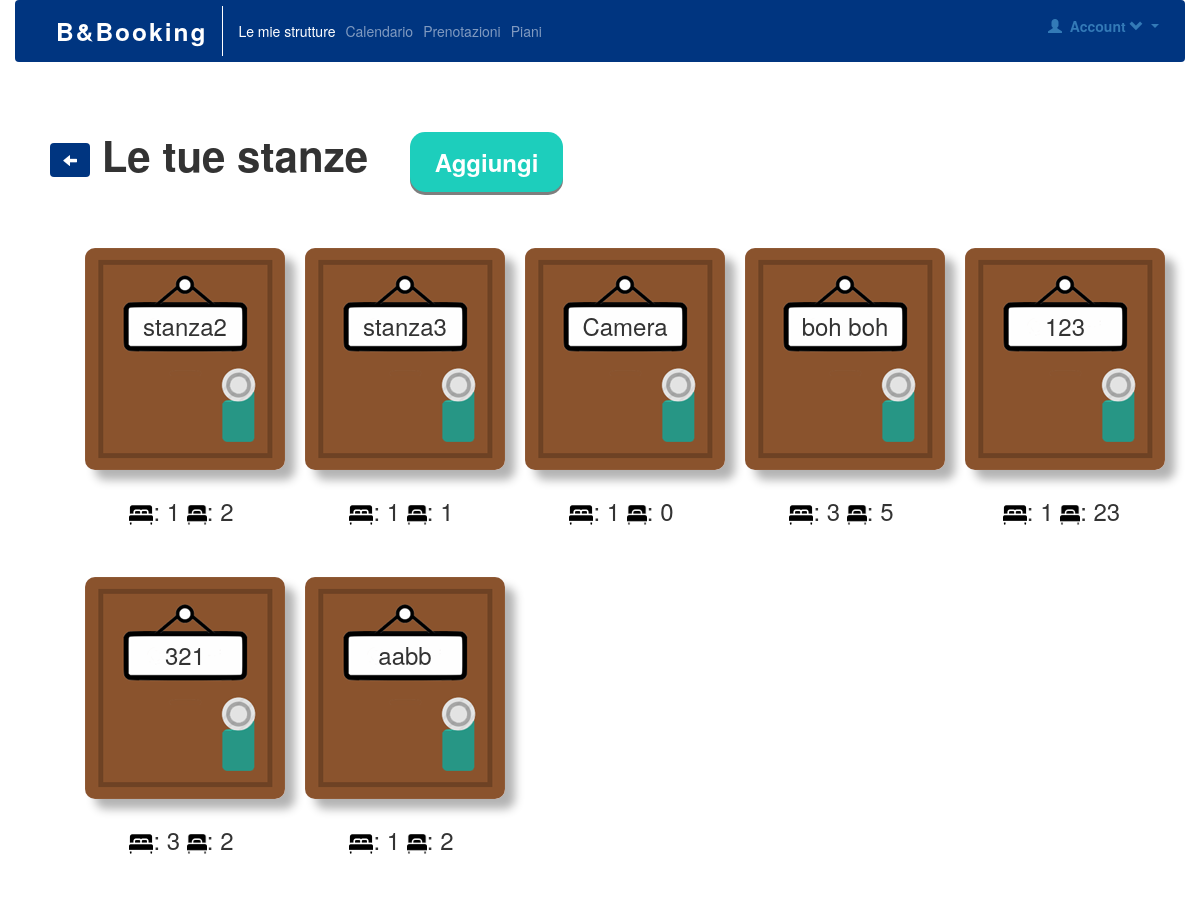
Screenshot of /stanze.php?scelta_struttura=1 (signed in) with the database file from the repository.
### tables this page shows
CREATE TABLE `stanze` (
  `stanza_id` int(10) UNSIGNED NOT NULL,
  `stanza_nome` varchar(32) NOT NULL,
  `stanza_note` varchar(500) DEFAULT NULL,
  `stanza_fkstrutturaid` int(10) UNSIGNED NOT NULL,
  `stanza_prezzo` int(4) UNSIGNED NOT NULL,
  `stanza_matrimoniali` int(1) UNSIGNED DEFAULT NULL,
  `stanza_singoli` int(1) UNSIGNED DEFAULT NULL,
  `stanza_en` tinyint(10) UNSIGNED NOT NULL
);

### aggiungiStanza.php (called while the page is built, shortened)
<?php
    require_once('init.php');
    $scelta_struttura = $_GET['scelta_struttura'];
    $stanze = getStanze($scelta_struttura, $link);
    $numerostanze = count($stanze);
?>

### getTabelle.php (called while the page is built, shortened)
<?php
function getStanze($idstruttura, $link)
{
    $stanze = array();
    $query = "SELECT * FROM stanze WHERE stanza_fkstrutturaid = $idstruttura && stanza_en=1;";
    if (!$rs = mysqli_query($link, $query))
    {
       $ret_zero = 0;
       return $ret_zero;
	}
    $i = 0;
    while ($row = mysqli_fetch_assoc($rs)) {
        $stanze[$i]['id'] = $row['stanza_id'];
        $stanze[$i]['nome'] = $row['stanza_nome'];
        $stanze[$i]['note'] = $row['stanza_note'];
        $stanze[$i]['fkstrutturaid'] = $idstruttura;
        $stanze[$i]['prezzo'] = $row['stanza_prezzo'];
        $stanze[$i]['matrimoniali'] = $row['stanza_matrimoniali'];
        $stanze[$i]['singoli'] = $row['stanza_singoli'];
        $stanze[$i]['en'] = $row['stanza_en'];
        $i++;
    }
    $ret = $stanze;
    return $ret;
}
?>

### stanze.php (the view, shortened to what this page needs)
<!DOCTYPE html>
<html lang="it">
<?php
    require_once('init.php');
    require('aggiungiStanza.php');
?>
<head>
    <link rel="stylesheet" type="text/css" href="css/navstyle.css">
    <link rel="stylesheet" type="text/css" href="css/footstyle.css">
    <link rel="stylesheet" type="text/css" href="css/style.css">
    <link href="//maxcdn.bootstrapcdn.com/bootstrap/4.1.1/css/bootstrap.min.css" rel="stylesheet" id="bootstrap-css">
    <link href="//maxcdn.bootstrapcdn.com/bootstrap/3.2.0/css/bootstrap.min.css" rel="stylesheet" type="text/css" />
</head>
<body>
<div id="wrapper">
    <div class="container-fluid">
        <nav class="navbar navbar-expand-lg navbar-dark">
            <div class="collapse navbar-collapse" id="navbarTogglerDemo02">
                <a class="navbar-brand" id="bb" style="border-right: 1px solid white">B&Booking</a>
                <ul class="navbar-nav mr-auto mt-2 mt-lg-0">
                    <li class="nav-item active">
                    <a class="nav-link" href="strutture.php">Le mie strutture</a>
                    </li>
                    <li class="nav-item">
                    <a class="nav-link" href="calendario.php">Calendario</a>
                    </li>
                    <li class="nav-item">
                    <a class="nav-link" href="prenotazioni.php">Prenotazioni</a>
                    </li>
                    <li class="nav-item">
                            <a class="nav-link" href="piano.php">Piani</a>
                        </li>
                </ul>
                <?php require('navbar.php'); ?>
    <h1 class="titolitab" style="margin-left: 50px;">
            <button type="button" class="btn" style="background-color: #003580;" onclick="location.href='strutture.php'">
                <span style="color: white;" class="glyphicon glyphicon-arrow-left"></span>
            </button>
            Le tue stanze
            <button class="button aggiungi" data-toggle="modal" data-target="#aggiungiStanze">Aggiungi</button>
            <br/><br/>
    </h1>
    <div style="float:left; margin-left: 100px; width:90% ">
        <div class="row">
            <?php
            if($stanze != NULL)
            {
                for ($i=0; $i<$numerostanze; $i++)
                {
                    if ($stanze[$i]['en'] == 1)
                    {
                        $url2 = "modificaStanza.php?scelta_struttura=$scelta_struttura&stanza_id=$scelta_stanza"; ?>
                        <div class="col-sm-">
                            <div class="casella">
                                <div class="sopra" style="background-image: url(img/porta.png);">
                                    <h3><?php echo $stanze[$i]['nome']; ?></h3>
                                </div>
                                <div class="sotto" style="text-align: center;">
                                    <span style="text-align: left;">
                                    <br/>Prezzo: €<?php echo $stanze[$i]['prezzo']; ?><br/>Note: <?php echo $stanze[$i]['note']; ?></span>
                                    <br/><br/>
                                </div>
                            </div>
                            <h3 style="text-align: center; margin-right: 27px; margin-bottom: 50px; margin-top:0px;">
                                <img src="img/doppio.png" alt="matrimoniali">: <?php echo $stanze[$i]['matrimoniali']; ?>
                                <img src="img/singolo.png" alt="singoli" height="20px">: <?php echo $stanze[$i]['singoli']; ?>
                            </h3>
                        </div>
                    <?php
                    }
                }
            }
    else
    {
        echo "&emsp;&emsp;&emsp;&emsp;&emsp;&emsp;&emsp;Aggiungi la tua prima stanza!";
    } ?>
    </div>
</div>
</div>
</body>
</html>

### navbar.php (shortened to what this page needs)
<?php
  require_once('init.php');
  $utente = getUtente($link);
?>
<ul class="nav navbar-right">
  <li class="dropdown">
    <a href="#" class="dropdown-toggle" data-toggle="dropdown">
      <span class="glyphicon glyphicon-user"></span>
      <strong>Account</strong>
      <span class="glyphicon glyphicon-chevron-down"></span>
    </a>
    <ul class="dropdown-menu">
      <li>
        <div class="navbar-login">
          <div class="row">
            <div class="col-lg-8">
              <p class="text-left"><strong><?php echo $utente[0]['nome'] ?><strong></p>
            </div>
          </div>
        </div>
      </li>
    </ul>
  </li>
</ul>
</div>
</nav>
</div>

### css/navstyle.css (style rules this page uses)
.navbar { background: #003580; }
#bb { font-weight: bold; letter-spacing: 2px; color: white; font-size: 175%; }
.navbar-login { width: 305px; padding: 10px; padding-bottom: 0px; }

### css/style.css (style rules this page uses)
body { margin: 0; padding: 0; font-family: 'Roboto', sans-serif; }
html, body { height: 100%; }
#wrapper { min-height:100%; height:auto !important; height:100%; margin:0 auto -100px; }
.titolitab { font-weight: bold; margin-left: 100px; font-size: 300%; }
.casella { width:200px; height:222px; box-shadow: rgba(0, 0, 0, 0.3) 10px 10px 10px; text-align:center; border-radius:10px; overflow:hidden; position:relative; transition:0.5s; margin-bottom:28px; font-size:18px; font-weight:650; margin-right: 20px; }
.sotto { font-weight: normal; width:100%; height:100%; position:absolute; top:0; left:0; padding:20px; padding-top: 40px; text-align:left; background-color: rgb(240, 240, 250); }
.sopra { width:100%; height: 100%; position:relative; z-index:10; padding:45px; bottom:0px; transition: all 0.5s ease; background-repeat: no-repeat; background-size: contain; }
.aggiungi { background: rgb(29, 206, 188); margin-top: 30px; margin-left: 30px; height: 60px; display: inline-block; padding: 15px 25px; font-size: 24px; cursor: pointer; text-align: center; text-decoration: none; outline: none; color: #fff; border: none; border-radius: 15px; transition: all .2s ease-in-out; box-shadow: 0 3px rgb(126, 126, 126); }

### rows the page displays
stanze: stanza_nome "stanza2"
stanze: stanza_nome "stanza3", matrimoniali "1", singoli "1"
stanze: stanza_nome "Camera", matrimoniali "1", stanza_singoli "0"
stanze: stanza_nome "boh boh", stanza_matrimoniali "3", stanza_singoli "5"
stanze: stanza_nome "123", stanza_matrimoniali "1", stanza_singoli "23"
stanze: stanza_nome "321", stanza_matrimoniali "3", stanza_singoli "2"
stanze: stanza_nome "aabb", stanza_matrimoniali "1", stanza_singoli "2"

### other values shown
$stanze[$i]['matrimoniali'] "1"
$stanze[$i]['singoli'] "2"
